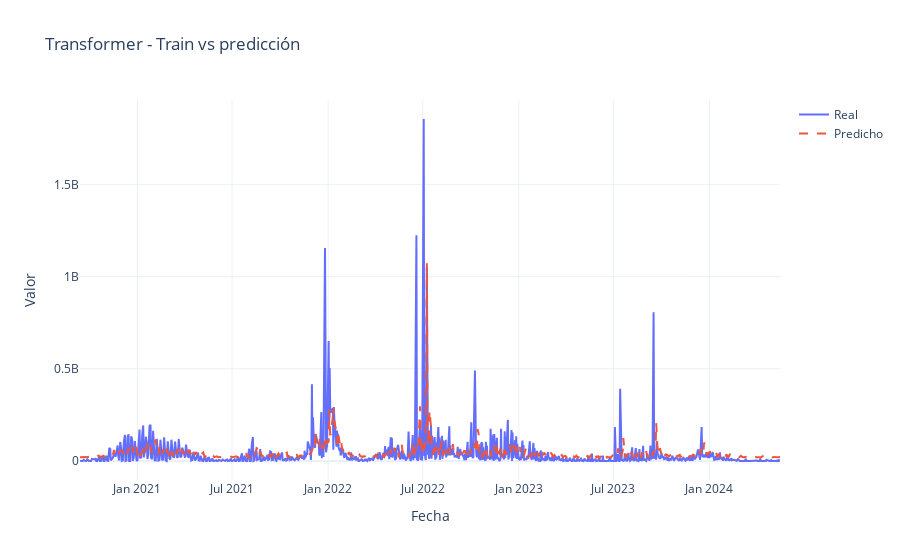

The notebook cell this image was saved under:
### Markdown cell above
### 10.2 Evaluación Transformer

### Code cell
# ======== Transformer: desempeño en TRAIN ========

# Predicciones en ESCALA ESCALADA sobre el train
y_train_pred_tf_scaled = model_tf.predict(X_train_tf).reshape(-1)
y_train_true_scaled    = y_train.reshape(-1)

# Volvemos a escala original
y_train_true_tf = scaler.inverse_transform(
    y_train_true_scaled.reshape(-1, 1)
).reshape(-1)

y_train_pred_tf = scaler.inverse_transform(
    y_train_pred_tf_scaled.reshape(-1, 1)
).reshape(-1)

# Métricas en train
metrics_tf_train = regression_metrics(y_train_true_tf, y_train_pred_tf)
print("Transformer - métricas TRAIN:", metrics_tf_train)

# Gráfica histórico vs predicción en TRAIN
fig_train_tf = plot_history_vs_pred(
    train_dates,
    y_train_true_tf,
    y_train_pred_tf,
    title="Transformer - Train vs predicción",
)
fig_train_tf.show()

### Figure 1 — Plotly figure (JSON) as saved in the notebook; plotly's stock layout.template omitted (floating-point values rounded to 4 significant figures; data arrays with more than 128 entries replaced by an {"elided": "..."} marker saying what was removed)
{"data": [{"mode": "lines", "name": "Real", "type": "scatter", "x": {"elided": "949 str values"}, "y": {"elided": "949 float values"}}, {"line": {"dash": "dash"}, "mode": "lines", "name": "Predicho", "type": "scatter", "x": {"elided": "949 str values"}, "y": {"elided": "949 float values"}}], "layout": {"title": {"text": "Transformer - Train vs predicción"}, "xaxis": {"title": {"text": "Fecha"}}, "yaxis": {"title": {"text": "Valor"}}}}
